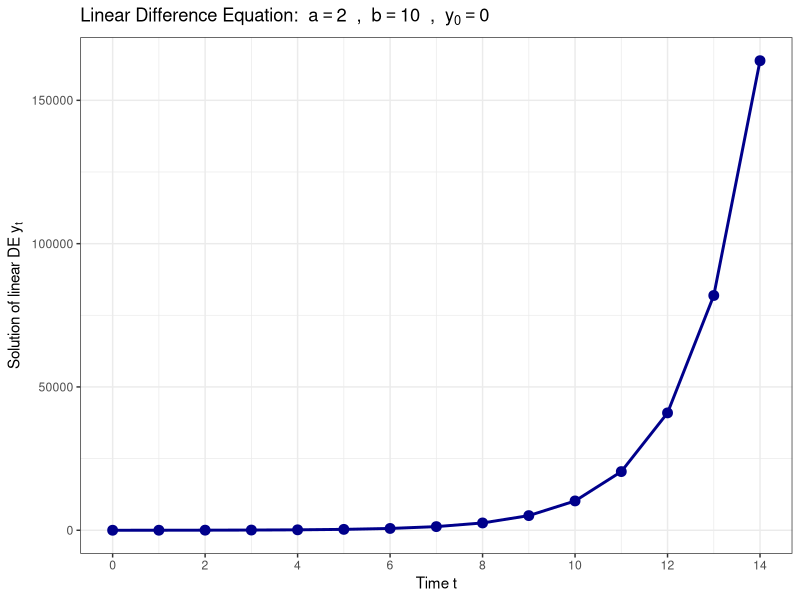
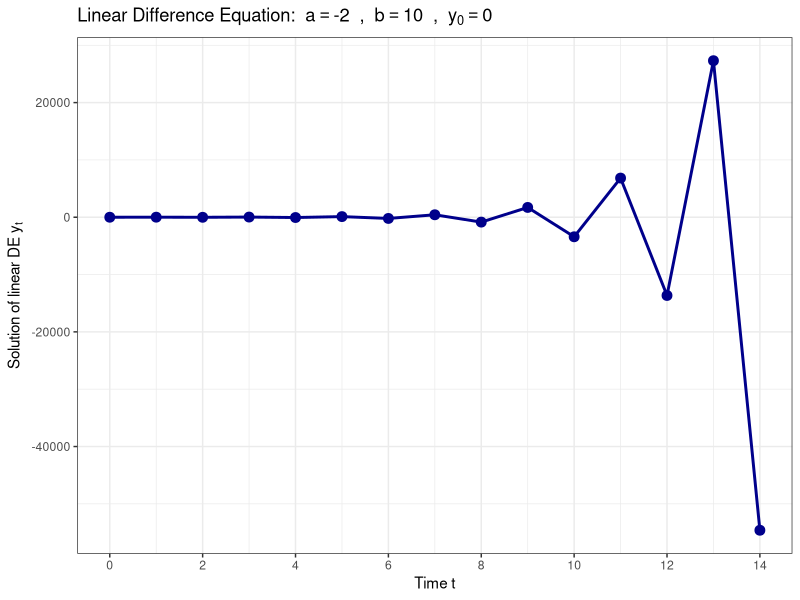
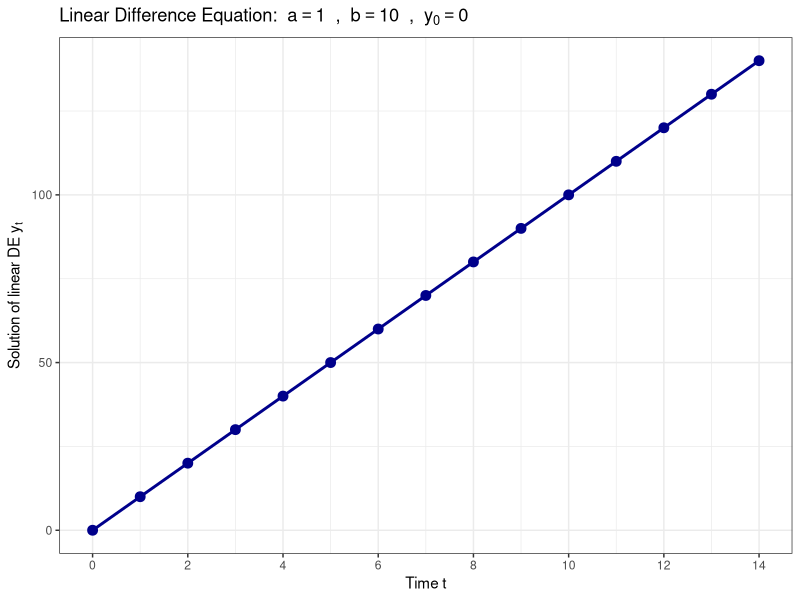
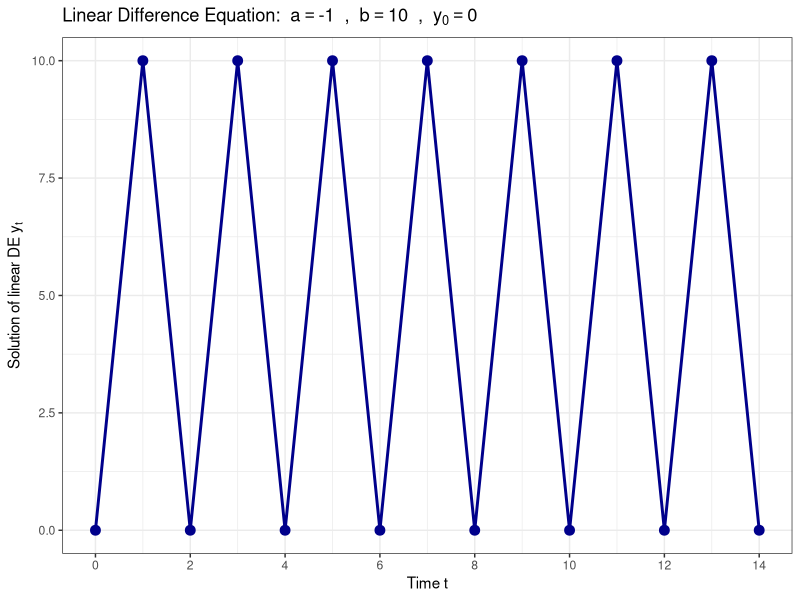
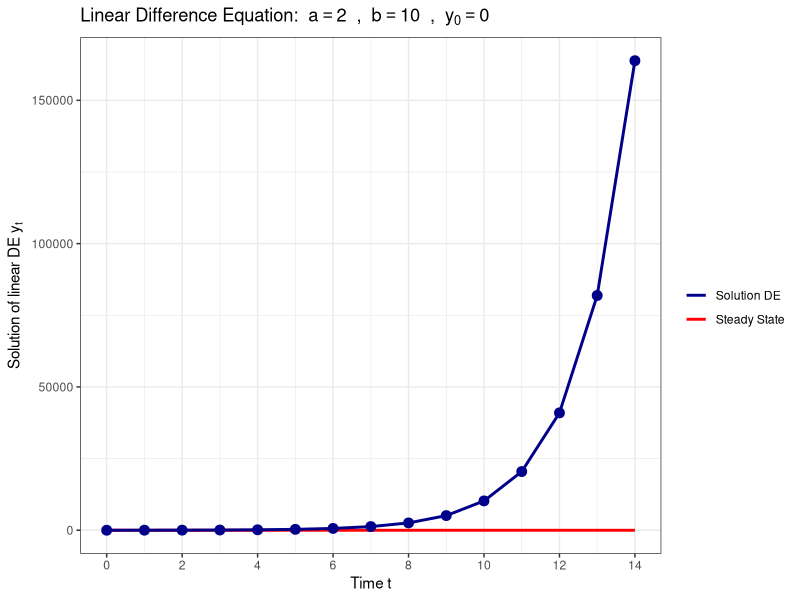
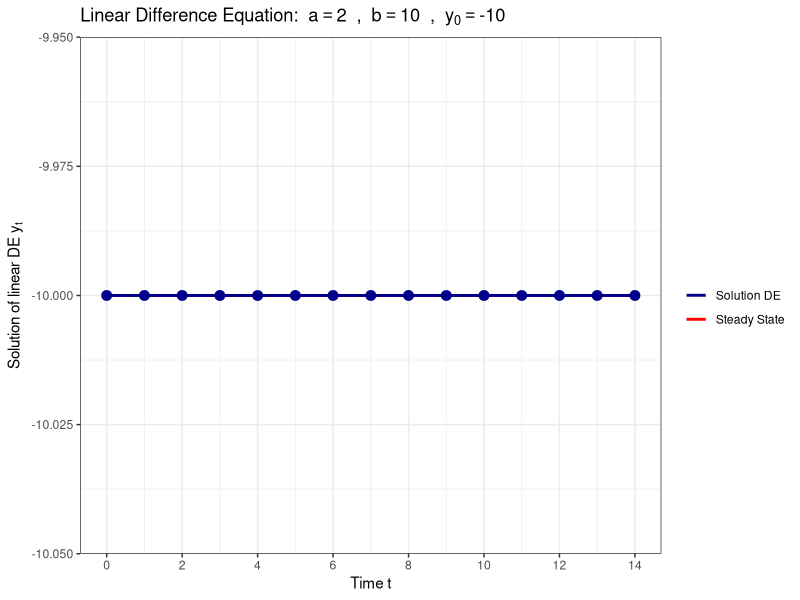
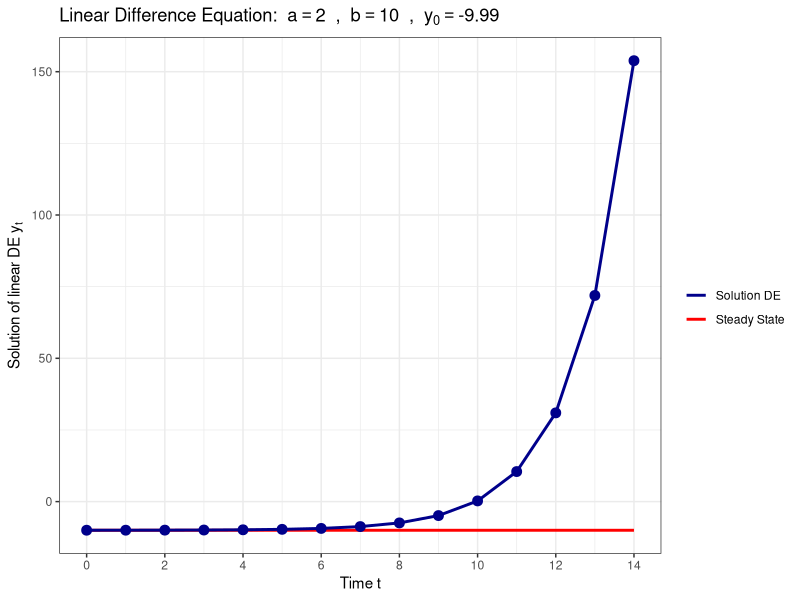
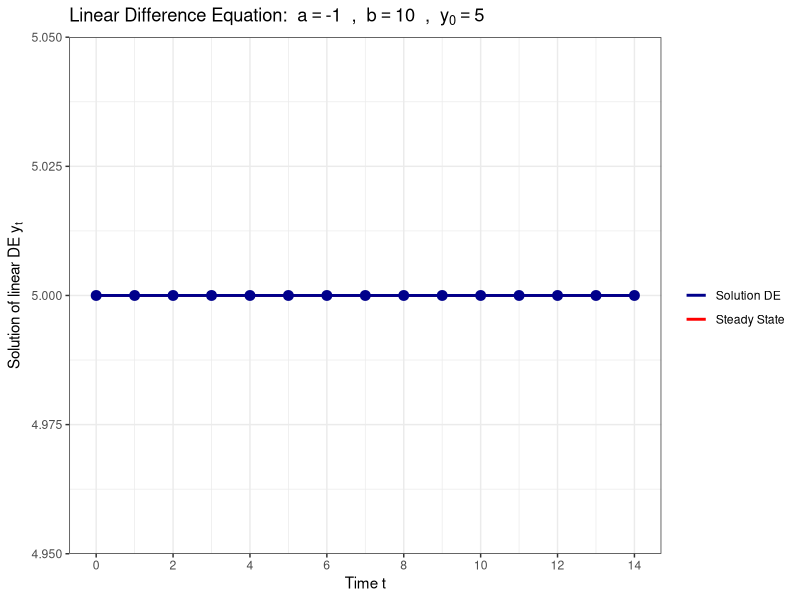

Write the R code that produced these figures, in order.
## ---- chunk 1
rm(list = ls())
library(reshape2)
library(base)
library(ggplot2)
library(grid)
library(stringr)
library(tidyverse)
## ---- chunk 2
diff_eq <- function(y_0, a, b, T) {
  y <- y_0
  for (t in 2:(T+1)) {
      y[t] = a*y[t-1] + b
  }
  return(y)
} 
## ---- chunk 3
plot_diff <- function(y_0, a, b, T) {
  
  # simulate equation forward
  y <- diff_eq(y_0, a, b, T)
  
  # generate plotting data
  dat <- data.frame(
    time = seq(0, T, 1),
    DE = y
  )
  
  # now generate the plot
  myplot <- ggplot(data=dat) + 
    geom_line(aes(x=time, y=DE), color="darkblue", linewidth=1) +
    geom_point(aes(x=time, y=DE), color="darkblue", size=3, show.legend = FALSE) +
    coord_cartesian(xlim=c(0, T)) + 
    scale_x_continuous(breaks=seq(0, T, 2)) +
    labs(x = "Time t",
         y = expression(paste("Solution of linear DE ", y[t])),
         title= bquote("Linear Difference Equation: " ~ a == .(a) ~ " , " ~ b == .(b) ~ " , " ~ y[0] == .(y_0))) +
    theme_bw()
  
  # print the plot
  print(myplot)
}
## ---- chunk 4
T = 14;

a = 2 ; b = 10 ; y_0 = 0
plot_diff(y_0, a, b, T)
## ---- chunk 5
a = -2 ; b = 10 ; y_0 = 0
plot_diff(y_0, a, b, T)
## ---- chunk 6
a = 1; b = 10 ; y_0 = 0
plot_diff(y_0, a, b, T)
## ---- chunk 7
a = -1; b = 10 ; y_0 = 0
plot_diff(y_0, a, b, T)
## ---- chunk 8
plot_diff_steady <- function(y_0, a, b, T) {

  # simulate equation forward
  y <- diff_eq(y_0, a, b, T)
  
  # generate plotting data
  dat <- data.frame(
    time = seq(0, T, 1),
    DE = y,
    stst= array(b/(1-a), c(T+1))
  )
  
  # now generate the plot
  myplot <- ggplot(data=dat) + 
    geom_line(aes(x=time, y=stst, color="Steady State"), linewidth=1) +
    geom_line(aes(x=time, y=DE, color="Solution DE"), linewidth=1) +
    geom_point(aes(x=time, y=DE), color="darkblue", size=3, show.legend = FALSE) +
    scale_color_manual(name = "", values = c("Steady State"="red", "Solution DE"="darkblue")) +
    coord_cartesian(xlim=c(0, T)) + 
    scale_x_continuous(breaks=seq(0, T, 2)) +
    labs(x = "Time t",
         y = expression(paste("Solution of linear DE ", y[t])),
         title= bquote("Linear Difference Equation: " ~ a == .(a) ~ " , " ~ b == .(b) ~ " , " ~ y[0] == .(y_0))) +
    theme_bw()
  
  # print the plot
  print(myplot)
}
## ---- chunk 9
a = 2 ; b = 10 ; y_0 = 0
plot_diff_steady(y_0, a, b, T)
## ---- chunk 10
a = 2 ; b = 10 ; y_0 = b/(1-a)
plot_diff_steady(y_0, a, b, T)
## ---- chunk 11
a = 2 ; b = 10 ; y_0 = b/(1-a)+0.01
plot_diff_steady(y_0, a, b, T)
## ---- chunk 12
a = -1; b = 10 ; y_0 = b/(1-a)
plot_diff_steady(y_0, a, b, T)
## ---- chunk 13
a = -1; b = 10 ; y_0 = b/(1-a)-0.01
plot_diff_steady(y_0, a, b, T)
## ---- chunk 14
a = 0.75; b = 10 ; y_0 = 0
plot_diff_steady(y_0, a, b, T)
## ---- chunk 15
a = 0.50; b = 10 ; y_0 = 0
plot_diff_steady(y_0, a, b, T)
## ---- chunk 16
a = 0.25; b = 10 ; y_0 = 0
plot_diff_steady(y_0, a, b, T)
## ---- chunk 17
a = -0.75; b = 10 ; y_0 = 0
plot_diff_steady(y_0, a, b, T)
## ---- chunk 18
a = -0.50; b = 10 ; y_0 = 0
plot_diff_steady(y_0, a, b, T)
## ---- chunk 19
a = -0.25; b = 10 ; y_0 = 0
plot_diff_steady(y_0, a, b, T)
